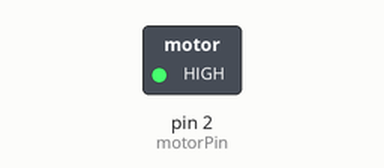
Bench run of a sketch on a simulated Arduino Uno, built with avr-gcc and run on an emulated ATmega328P. On the bench: switched loads named in the sketch (green lamp = pin HIGH). Dashed ring = blinking.

Above: at 0.5 s.
Timing chart, 0 to 4.6 s (numbered marks = the images above):
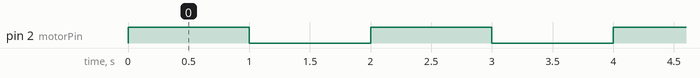

The sketch:

vibration_motor.ino
```cpp
/*
    Vibration Motor with Arduino
    For more details, visit: https://techzeero.com/arduino-tutorials/vibration-motor-with-arduino/
*/

int motorPin = 2; //motor transistor is connected to pin 2

void setup()
{
  pinMode(motorPin, OUTPUT);
}

void loop()
{
  digitalWrite(motorPin, HIGH); //vibrate
  delay(1000);  // delay one second
  digitalWrite(motorPin, LOW);  //stop vibrating
  delay(1000); //wait 50 seconds.
}
```

Measured:
- by itself, pin 2 (motorPin): alternates HIGH for 1.0 s and LOW for 1.0 s
